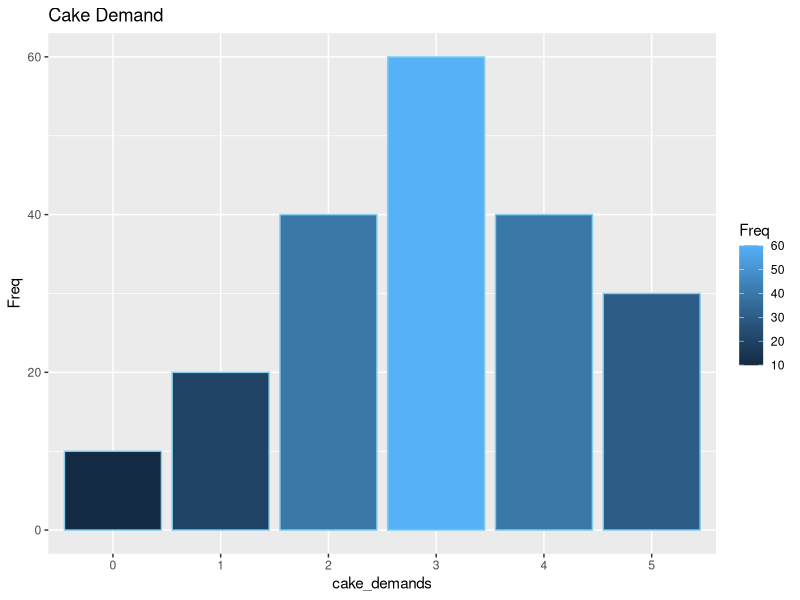
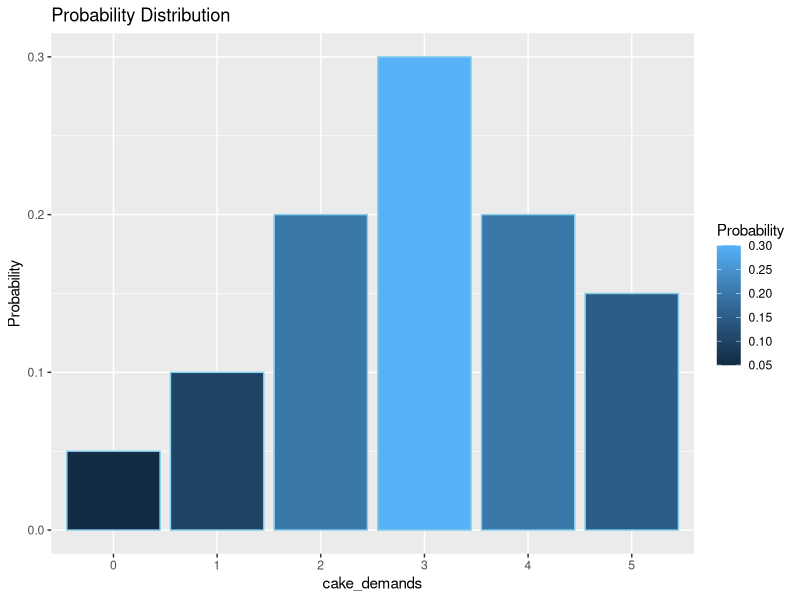
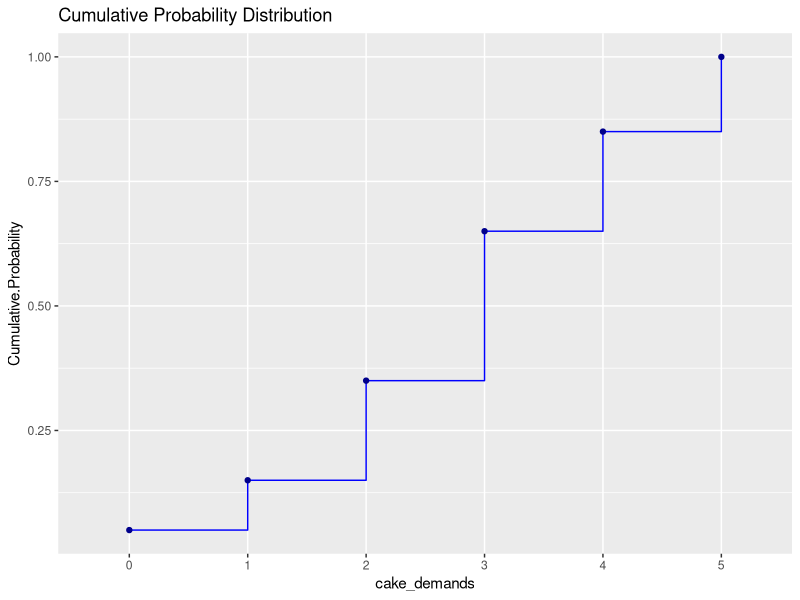

Recreate these plots in R, in order.
## ---- chunk 1
#Create datum
cake_demand <- c(
    rep(0, 10), rep(1, 20), rep(2, 40),
    rep(3, 60), rep(4, 40), rep(5, 30)
)
cake_demand
## ---- chunk 2
df_cake_demand <- as.data.frame(table(cake_demand))
df_cake_demand

#Compute the probability and cumulative probability
Pr <- df_cake_demand$Freq / sum(df_cake_demand$Freq)
sums.pr <- c()
for (i in 1:length(df_cake_demand$Freq)) {
    sums.pr[i] <- sum(Pr[1:i])
}

#Add probability and cumulative probability to df
df_cake_demand["Probability"] <- Pr
df_cake_demand["Cumulative.Probability"] <- sums.pr
names(df_cake_demand)[1] <- "cake_demands"
df_cake_demand
## ---- chunk 3
#import library for data visualization
library(ggplot2)

plt_cake_demand <- ggplot(
    data = df_cake_demand,
    mapping = aes(cake_demands, Freq)
) + geom_bar(
    stat = "identity",
    color = "skyblue",
    aes(fill = Freq)
) + ggtitle("Cake Demand")

plt_pr <- ggplot(
    data = df_cake_demand,
    mapping = aes(cake_demands, Probability)
) + geom_bar(
    stat = "identity",
    color = "skyblue",
    aes(fill = Probability)
) + ggtitle("Probability Distribution")

plt_cumulative_pr <- ggplot(
    data = df_cake_demand,
    mapping = aes(cake_demands, Cumulative.Probability, group = 1)
) + geom_step(color = "blue") + geom_point(color = "darkblue") +
    ggtitle("Cumulative Probability Distribution")

plt_cake_demand
plt_pr
plt_cumulative_pr
## ---- chunk 4
floor(runif(100, 1, 100))
## ---- chunk 5
monte_carlo <- c()
for (i in 1:10) {
    get_number <- floor(runif(n = 1, min = 1, max = 100))
    if (get_number > 0 && get_number <= 5) monte_carlo[i] <- 0
    else if (get_number > 5 && get_number <= 15) monte_carlo[i] <- 1
    else if (get_number > 15 && get_number <= 35) monte_carlo[i] <- 2
    else if (get_number > 35 && get_number <= 65) monte_carlo[i] <- 3
    else if (get_number > 65 && get_number <= 85) monte_carlo[i] <- 4
    else if (get_number > 85 && get_number <= 100) monte_carlo[i] <- 5
}

df_monte_carlo <- data.frame("days" = seq(1, 10, 1), "demands" = monte_carlo)
df_monte_carlo

#Total demands in the next 10 days
sum(monte_carlo)
## ---- chunk 6
sum(monte_carlo)
